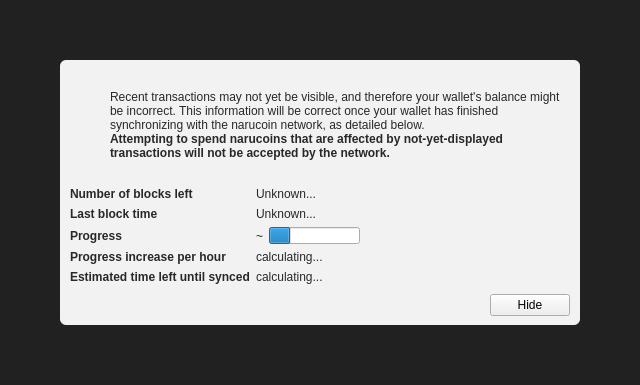
<?xml version="1.0" encoding="UTF-8"?>
<ui version="4.0">
 <class>ModalOverlay</class>
 <widget class="ModalOverlay" name="ModalOverlay">
  <property name="geometry">
   <rect>
    <x>0</x>
    <y>0</y>
    <width>640</width>
    <height>385</height>
   </rect>
  </property>
  <property name="windowTitle">
   <string>Form</string>
  </property>
  <layout class="QVBoxLayout" name="verticalLayout" stretch="0">
   <property name="sizeConstraint">
    <enum>QLayout::SetDefaultConstraint</enum>
   </property>
   <property name="leftMargin">
    <number>0</number>
   </property>
   <property name="topMargin">
    <number>0</number>
   </property>
   <property name="rightMargin">
    <number>0</number>
   </property>
   <property name="bottomMargin">
    <number>0</number>
   </property>
   <item>
    <widget class="QWidget" name="bgWidget" native="true">
     <property name="styleSheet">
      <string notr="true">#bgWidget { background: rgba(0,0,0,220); }</string>
     </property>
     <layout class="QVBoxLayout" name="verticalLayoutMain" stretch="1">
      <property name="leftMargin">
       <number>60</number>
      </property>
      <property name="topMargin">
       <number>60</number>
      </property>
      <property name="rightMargin">
       <number>60</number>
      </property>
      <property name="bottomMargin">
       <number>60</number>
      </property>
      <item>
       <widget class="QWidget" name="contentWidget" native="true">
        <property name="styleSheet">
         <string notr="true">#contentWidget { background: rgba(255,255,255,240); border-radius: 6px; }

QLabel { color: rgb(40,40,40);  }</string>
        </property>
        <layout class="QVBoxLayout" name="verticalLayoutSub" stretch="1,0,0,0">
         <property name="spacing">
          <number>0</number>
         </property>
         <property name="leftMargin">
          <number>10</number>
         </property>
         <property name="topMargin">
          <number>10</number>
         </property>
         <property name="rightMargin">
          <number>10</number>
         </property>
         <property name="bottomMargin">
          <number>10</number>
         </property>
         <item>
          <layout class="QHBoxLayout" name="horizontalLayoutIconText" stretch="0,1">
           <property name="topMargin">
            <number>20</number>
           </property>
           <item>
            <layout class="QVBoxLayout" name="verticalLayoutIcon">
             <property name="leftMargin">
              <number>0</number>
             </property>
             <item>
              <widget class="QPushButton" name="warningIcon">
               <property name="enabled">
                <bool>false</bool>
               </property>
               <property name="text">
                <string/>
               </property>
               <property name="icon">
                <iconset>
                 <normaloff>:/icons/warning</normaloff>
                 <disabledoff>:/icons/warning</disabledoff>:/icons/warning</iconset>
               </property>
               <property name="iconSize">
                <size>
                 <width>48</width>
                 <height>48</height>
                </size>
               </property>
               <property name="flat">
                <bool>true</bool>
               </property>
              </widget>
             </item>
             <item>
              <spacer name="verticalSpacerWarningIcon">
               <property name="orientation">
                <enum>Qt::Vertical</enum>
               </property>
               <property name="sizeHint" stdset="0">
                <size>
                 <width>20</width>
                 <height>40</height>
                </size>
               </property>
              </spacer>
             </item>
            </layout>
           </item>
           <item>
            <layout class="QVBoxLayout" name="verticalLayoutInfoText">
             <property name="leftMargin">
              <number>0</number>
             </property>
             <property name="topMargin">
              <number>0</number>
             </property>
             <item>
              <widget class="QLabel" name="infoText">
               <property name="text">
                <string>Recent transactions may not yet be visible, and therefore your wallet's balance might be incorrect. This information will be correct once your wallet has finished synchronizing with the narucoin network, as detailed below.</string>
               </property>
               <property name="textFormat">
                <enum>Qt::RichText</enum>
               </property>
               <property name="wordWrap">
                <bool>true</bool>
               </property>
              </widget>
             </item>
             <item>
              <widget class="QLabel" name="infoTextStrong">
               <property name="font">
                <font>
                 <weight>75</weight>
                 <bold>true</bold>
                </font>
               </property>
               <property name="text">
                <string>Attempting to spend narucoins that are affected by not-yet-displayed transactions will not be accepted by the network.</string>
               </property>
               <property name="textFormat">
                <enum>Qt::RichText</enum>
               </property>
               <property name="wordWrap">
                <bool>true</bool>
               </property>
              </widget>
             </item>
             <item>
              <spacer name="verticalSpacerInTextSpace">
               <property name="orientation">
                <enum>Qt::Vertical</enum>
               </property>
               <property name="sizeHint" stdset="0">
                <size>
                 <width>20</width>
                 <height>40</height>
                </size>
               </property>
              </spacer>
             </item>
            </layout>
           </item>
          </layout>
         </item>
         <item>
          <spacer name="verticalSpacerAfterText">
           <property name="orientation">
            <enum>Qt::Vertical</enum>
           </property>
           <property name="sizeHint" stdset="0">
            <size>
             <width>20</width>
             <height>40</height>
            </size>
           </property>
          </spacer>
         </item>
         <item>
          <layout class="QFormLayout" name="formLayout">
           <property name="fieldGrowthPolicy">
            <enum>QFormLayout::FieldsStayAtSizeHint</enum>
           </property>
           <property name="horizontalSpacing">
            <number>6</number>
           </property>
           <property name="verticalSpacing">
            <number>6</number>
           </property>
           <property name="topMargin">
            <number>10</number>
           </property>
           <item row="0" column="0">
            <widget class="QLabel" name="labelNumberOfBlocksLeft">
             <property name="font">
              <font>
               <weight>75</weight>
               <bold>true</bold>
              </font>
             </property>
             <property name="text">
              <string>Number of blocks left</string>
             </property>
            </widget>
           </item>
           <item row="0" column="1">
            <widget class="QLabel" name="numberOfBlocksLeft">
             <property name="text">
              <string>Unknown...</string>
             </property>
            </widget>
           </item>
           <item row="1" column="0">
            <widget class="QLabel" name="labelLastBlockTime">
             <property name="font">
              <font>
               <weight>75</weight>
               <bold>true</bold>
              </font>
             </property>
             <property name="text">
              <string>Last block time</string>
             </property>
            </widget>
           </item>
           <item row="1" column="1">
            <widget class="QLabel" name="newestBlockDate">
             <property name="sizePolicy">
              <sizepolicy hsizetype="Maximum" vsizetype="Preferred">
               <horstretch>0</horstretch>
               <verstretch>0</verstretch>
              </sizepolicy>
             </property>
             <property name="text">
              <string>Unknown...</string>
             </property>
            </widget>
           </item>
           <item row="2" column="0">
            <widget class="QLabel" name="labelSyncDone">
             <property name="font">
              <font>
               <weight>75</weight>
               <bold>true</bold>
              </font>
             </property>
             <property name="text">
              <string>Progress</string>
             </property>
            </widget>
           </item>
           <item row="2" column="1">
            <layout class="QHBoxLayout" name="horizontalLayoutSync" stretch="0,1">
             <item>
              <widget class="QLabel" name="percentageProgress">
               <property name="text">
                <string notr="true">~</string>
               </property>
              </widget>
             </item>
             <item>
              <widget class="QProgressBar" name="progressBar">
               <property name="value">
                <number>24</number>
               </property>
               <property name="format">
                <string/>
               </property>
              </widget>
             </item>
            </layout>
           </item>
           <item row="4" column="0">
            <widget class="QLabel" name="labelProgressIncrease">
             <property name="font">
              <font>
               <weight>75</weight>
               <bold>true</bold>
              </font>
             </property>
             <property name="text">
              <string>Progress increase per hour</string>
             </property>
            </widget>
           </item>
           <item row="4" column="1">
            <widget class="QLabel" name="progressIncreasePerH">
             <property name="text">
              <string>calculating...</string>
             </property>
            </widget>
           </item>
           <item row="5" column="0">
            <widget class="QLabel" name="labelEstimatedTimeLeft">
             <property name="font">
              <font>
               <weight>75</weight>
               <bold>true</bold>
              </font>
             </property>
             <property name="text">
              <string>Estimated time left until synced</string>
             </property>
            </widget>
           </item>
           <item row="5" column="1">
            <widget class="QLabel" name="expectedTimeLeft">
             <property name="text">
              <string>calculating...</string>
             </property>
            </widget>
           </item>
          </layout>
         </item>
         <item>
          <layout class="QHBoxLayout" name="horizontalLayoutButtons">
           <property name="leftMargin">
            <number>10</number>
           </property>
           <property name="topMargin">
            <number>10</number>
           </property>
           <item>
            <spacer name="horizontalSpacer">
             <property name="orientation">
              <enum>Qt::Horizontal</enum>
             </property>
             <property name="sizeHint" stdset="0">
              <size>
               <width>40</width>
               <height>20</height>
              </size>
             </property>
            </spacer>
           </item>
           <item>
            <widget class="QPushButton" name="closeButton">
             <property name="text">
              <string>Hide</string>
             </property>
            </widget>
           </item>
          </layout>
         </item>
        </layout>
       </widget>
      </item>
     </layout>
    </widget>
   </item>
  </layout>
 </widget>
 <customwidgets>
  <customwidget>
   <class>ModalOverlay</class>
   <extends>QWidget</extends>
   <header>modaloverlay.h</header>
   <container>1</container>
  </customwidget>
 </customwidgets>
 <resources/>
 <connections/>
</ui>
